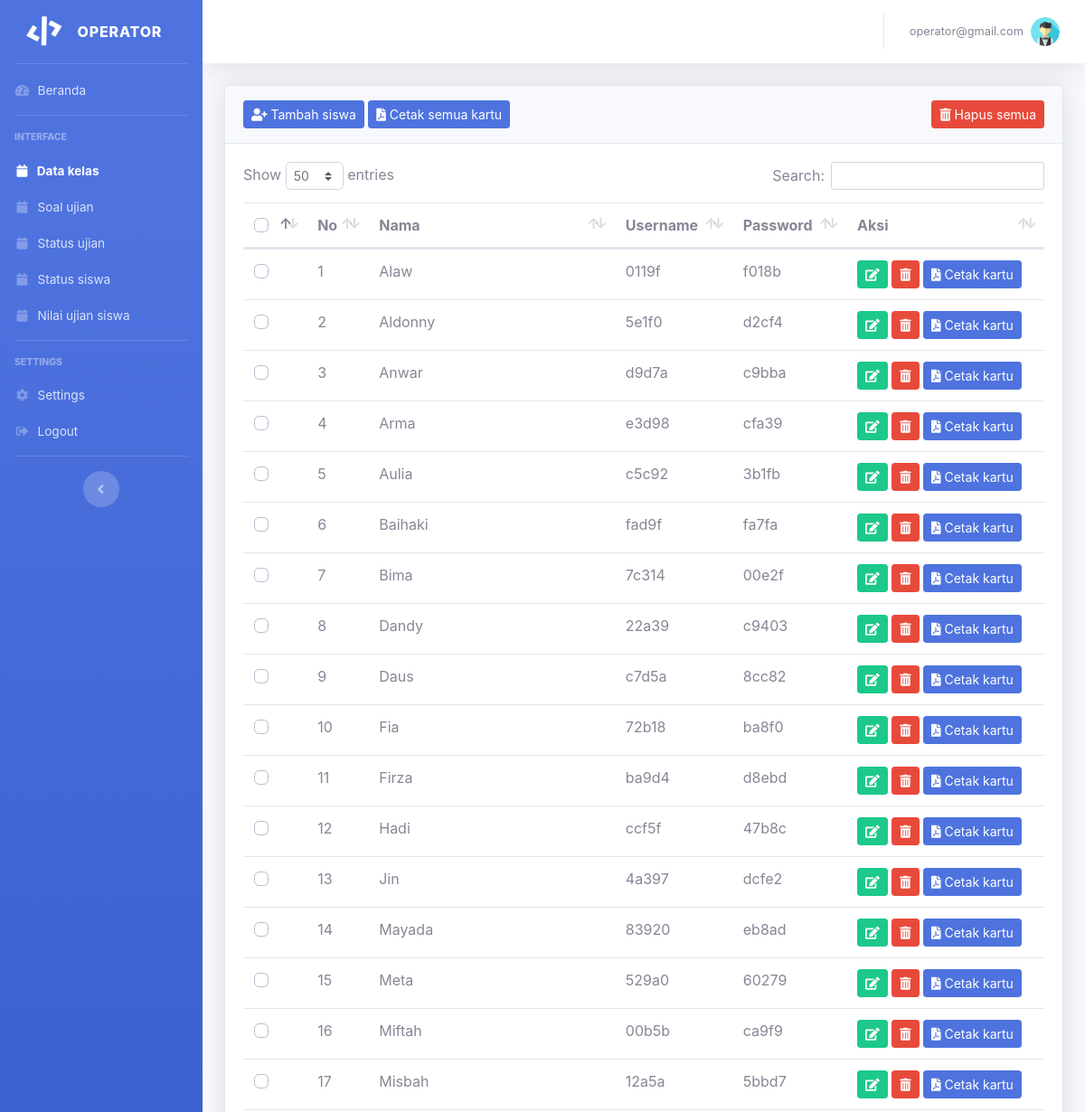
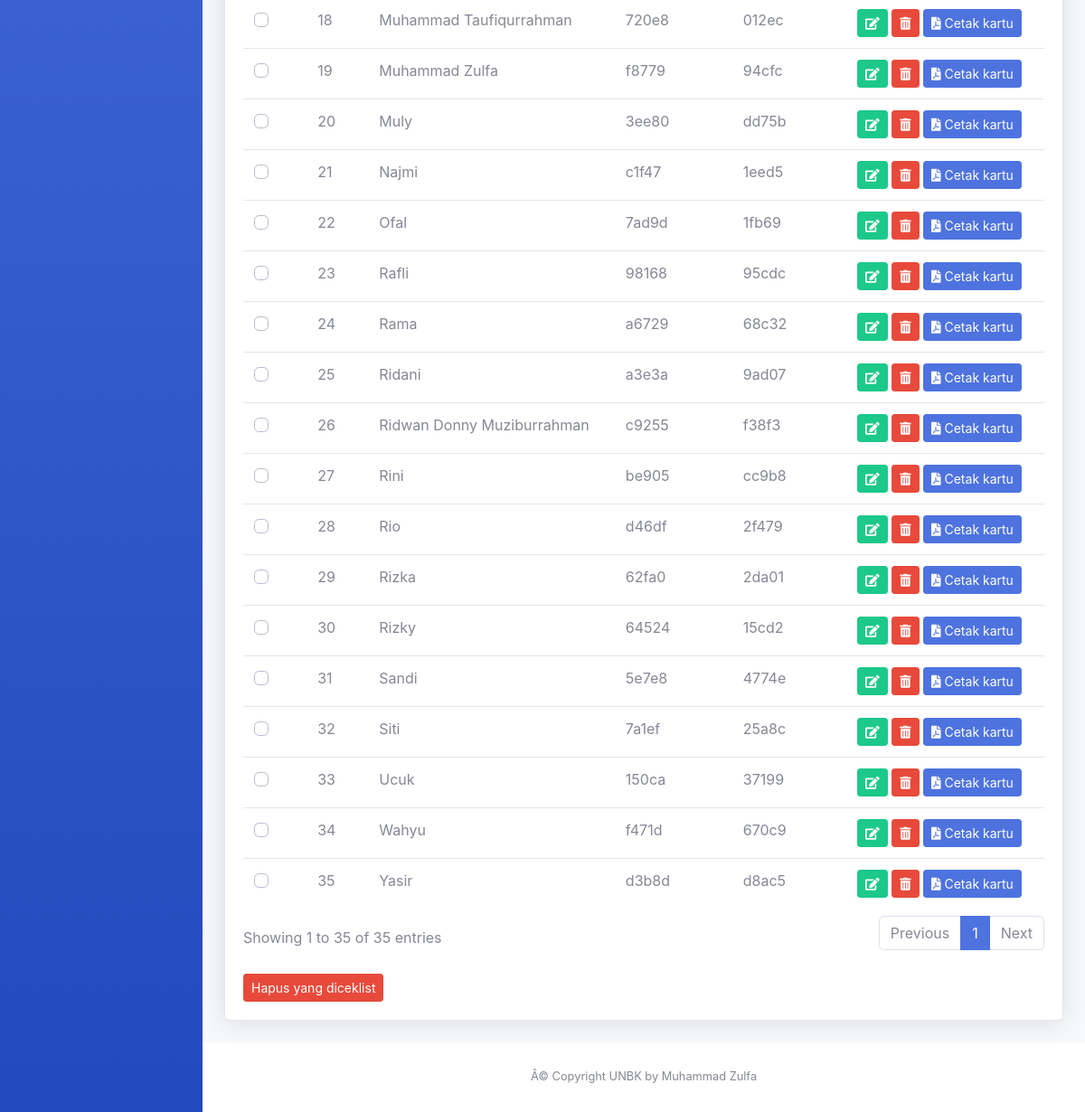
The app's page /operator/m?page=daftar-siswa&id_kelas=81&token=bf4794b4362c2a18bf19dc6e67696560ac58dba9 (signed in) with its own data (2 pictures, top to bottom).
### tables this page shows
CREATE TABLE `tb_operator` (
  `id` int(11) NOT NULL,
  `nama` varchar(100) NOT NULL,
  `email` varchar(100) NOT NULL,
  `password` varchar(100) NOT NULL
);

CREATE TABLE `tb_siswa` (
  `id` int(11) NOT NULL,
  `id_kelas` int(11) NOT NULL,
  `nama` varchar(100) NOT NULL,
  `username` varchar(5) NOT NULL,
  `password` varchar(5) NOT NULL,
  `status` varchar(21) NOT NULL
);

CREATE TABLE `tb_settings` (
  `id` int(11) NOT NULL,
  `selesai_redirect` varchar(100) NOT NULL,
  `warna_topbar` varchar(100) NOT NULL,
  `warna_sidebar` varchar(50) NOT NULL,
  `nomor_hover` varchar(100) NOT NULL,
  `text_footer` varchar(256) NOT NULL,
  `card` varchar(50) NOT NULL
);

### operator/daftar-siswa.php (the view, shortened to what this page needs)
<?php
$id_kelas = $_GET['id_kelas'];
$token = $_GET['token'];
$ambil = $koneksi->query("SELECT * FROM tb_siswa WHERE id_kelas = '$id_kelas'");
$siswa = $ambil->fetch_assoc();
?>
<div class="container-fluid">
  <div class="card shadow mb-4">
    <div class="card-header py-3">
      <div class="m-0">
        <a href="" class="btn btn-primary btn-sm" data-toggle="modal" data-target="#tambahsiswaModal"><i class="fa fa-user-plus"></i> Tambah siswa</a>
      <?php if(isset($siswa)): ?>
        <a href="cetak/kartu-ujian.php?id_kelas=<?= $id_kelas ?>" target="_blank" class="btn btn-primary btn-sm" title="Maksimal 20 siswa"><i class="fa fa-file-pdf"></i> Cetak semua kartu</a>
        <a href="" data-toggle="modal" data-target="#hapussemuasiswaModal" class="btn btn-danger btn-sm pull-right"><i class="fa fa-trash-alt"></i> Hapus semua</a>
      <?php endif ?>
      </div>
    </div>
    <div class="card-body">
      <div class="table-responsive">
        <form action="" method="post">
          <table class="table table-hover" id="dataTable" width="100%" cellspacing="0">
            <thead>
              <tr>
                <th>
                  <div class="custom-control custom-checkbox small">
                  </div>
                </th>
                <th>No</th>
                <th>Nama</th>
                <th>Username</th>
                <th>Password</th>
                <th>Aksi</th>
              </tr>
            </thead>
            <tbody>
              <?php
              $ambil = $koneksi->query("SELECT * FROM tb_siswa WHERE id_kelas = '$id_kelas' ORDER BY nama ASC");
              $nomor = 1;
              foreach($ambil as $siswa):
              ?>
              <tr>
                <td>
                  <div class="custom-control custom-checkbox small">
                  </div>
                </td>
                <td><?= $nomor++ ?></td>
                <td><?= $siswa['nama'] ?></td>
                <td><?= $siswa['username'] ?></td>
                <td><?= $siswa['password'] ?></td>
                <td>
                  <a href="m?page=edit-siswa&id_siswa=<?= $siswa['id'] ?>&id_kelas=<?= $id_kelas ?>&token=<?= $token ?>" class="btn btn-success btn-sm"><i class="fa fa-edit"></i></a>
                  <a onclick="return confirm('Anda ingin menghapus siswa')" href="hapus/hapus-siswa?id_siswa=<?= $siswa['id'] ?>&id_kelas=<?= $id_kelas ?>&token=<?= $token ?>" class="btn btn-danger btn-sm"><i class="fa fa-trash-alt"></i></a>
                  <a href="cetak/kartu-ujian-id?id=<?= $siswa['id'] ?>" target="_blank" class="btn btn-primary btn-sm"><i class="fa fa-file-pdf"></i> Cetak kartu</a>
                </td>
              </tr>
              <?php endforeach ?>
            </tbody>
          </table>
          <br>
          <?php if(isset($siswa)){ ?>
          <button onclick="return confirm('Anda yakin ingin menghapus data yang diceklist')" type="submit" class="btn btn-danger btn-sm" name="hapus_ceklist">Hapus yang diceklist</button>
          <?php } ?>
        </form>
      </div>
    </div>
  </div>
</div>

### operator/template/header1.php (shortened to what this page needs)
<!DOCTYPE html>
<html lang="en">
<head>

### operator/template/header2.php (shortened to what this page needs)
  <link href="../vendor/fontawesome/css/all.min.css" rel="stylesheet" type="text/css">
  <link href="css/sb-admin-2.min.css" rel="stylesheet">
  <link href="vendor/datatables/dataTables.bootstrap4.min.css" rel="stylesheet">
  <link rel="stylesheet" href="../vendor/main.css">
</head>
<body id="page-top">
  <div id="wrapper">

### operator/template/sidebar.php
<?php
$ambil = $koneksi->query("SELECT * FROM tb_settings");
$settings = $ambil->fetch_assoc();
$ambil = $koneksi->query("SELECT * FROM tb_identitas");
$identitas = $ambil->fetch_assoc();
?>
<ul class="navbar-nav bg-<?= $settings['warna_sidebar'] ?> sidebar sidebar-dark accordion" id="accordionSidebar">
  <a class="sidebar-brand d-flex align-items-center justify-content-center" href="">
    <div class="sidebar-brand-icon rotate-n-15">
      <i class="fas fa-code"></i>
    </div>
    <div class="sidebar-brand-text mx-3">Operator</div>
  </a>
  <hr class="sidebar-divider my-0">
<?php if($title == 'Beranda - '.$identitas['nama_sekolah']): ?>
  <li class="nav-item active">
<?php else: ?>
  <li class="nav-item">
<?php endif ?>
    <a class="nav-link pb-0" href="m?page=beranda">
      <i class="fas fa-fw fa-tachometer-alt"></i>
      <span>Beranda</span></a>
  </li>
  <hr class="sidebar-divider mt-3">
  <div class="sidebar-heading">
    Interface
  </div>
  <?php if($title == 'Data kelas - '.$identitas['nama_sekolah']): ?>
  <li class="nav-item active">
<?php else: ?>
  <li class="nav-item">
<?php endif ?>
    <a class="nav-link pb-0" href="m?page=data-kelas">
      <i class="fas fa-fw fa-calendar"></i>
      <span>Data kelas</span>
    </a>
  </li>
<?php if($title == 'Soal ujian - '.$identitas['nama_sekolah']): ?>
  <li class="nav-item active">
<?php else: ?>
  <li class="nav-item">
<?php endif ?>
    <a class="nav-link pb-0" href="m?page=soal-ujian-pilih-jadwal">
      <i class="fas fa-fw fa-calendar"></i>
      <span>Soal ujian</span>
    </a>
  </li>
  <?php if($title == 'Status ujian - '.$identitas['nama_sekolah']): ?>
    <li class="nav-item active">
  <?php else: ?>
    <li class="nav-item">
  <?php endif ?>
      <a class="nav-link pb-0" href="m?page=status-ujian">
        <i class="fas fa-fw fa-calendar"></i>
        <span>Status ujian</span>
      </a>
    </li>
<?php if($title == 'Status siswa - '.$identitas['nama_sekolah']): ?>
  <li class="nav-item active">
<?php else: ?>
  <li class="nav-item">
<?php endif ?>
    <a class="nav-link pb-0" href="m?page=status-siswa">
      <i class="fas fa-fw fa-calendar"></i>
      <span>Status siswa</span>
    </a>
  </li>
<?php if($title == 'Nilai ujian siswa - '.$identitas['nama_sekolah']): ?>
  <li class="nav-item active">
<?php else: ?>
  <li class="nav-item">
<?php endif ?>
    <a class="nav-link pb-0" href="m?page=nilai-ujian-pilih-kelas">
      <i class="fas fa-fw fa-calendar"></i>
      <span>Nilai ujian siswa</span>
    </a>
  </li>
  <hr class="sidebar-divider mt-3">
  <div class="sidebar-heading">
    settings
  </div>
  <?php if($title == 'Settings - '.$identitas['nama_sekolah']): ?>
  <li class="nav-item active">
<?php else: ?>
  <li class="nav-item">
<?php endif ?>
    <a class="nav-link pb-0" href="m?page=settings">
      <i class="fas fa-fw fa-cog"></i>
      <span>Settings</span>
    </a>
  </li>
  <li class="nav-item">
    <a class="nav-link pb-0" href="" data-toggle="modal" data-target="#logoutModal">
      <i class="fas fa-fw fa-sign-out-alt"></i>
      <span>Logout</span>
    </a>
  </li>
  <hr class="sidebar-divider mt-3 d-none d-md-block">
  <div class="text-center d-none d-md-inline">
    <button class="rounded-circle border-0" id="sidebarToggle"></button>
  </div>
</ul>

### operator/template/topbar.php (shortened to what this page needs)
<?php
$ambil = $koneksi->query("SELECT * FROM tb_operator WHERE id = '$_SESSION[operator]'");
$operator = $ambil->fetch_assoc();
?>
    <div id="content-wrapper" class="d-flex flex-column">
      <div id="content">
        <nav class="navbar navbar-expand navbar-light bg-white topbar mb-4 static-top shadow">
          <ul class="navbar-nav ml-auto">
            <li class="nav-item dropdown no-arrow">
              <a class="nav-link dropdown-toggle" href="#" id="userDropdown" role="button" data-toggle="dropdown" aria-haspopup="true" aria-expanded="false">
                <span class="mr-2 d-none d-lg-inline text-gray-600 small"><?= $operator['email'] ?></span>
                <img class="img-profile rounded-circle" src="vendor/operator@gmail.com.png">
              </a>
            </li>
          </ul>
        </nav>

### operator/m.php (shortened to what this page needs)
<?php
require '../koneksi.php';
$ambil = $koneksi->query("SELECT * FROM tb_identitas");
$identitas = $ambil->fetch_assoc();
require 'template/header1.php';
if(isset($_GET['page'])){
    switch($_GET['page']){
        case 'daftar-siswa'; $title = 'Data kelas - '.$identitas['nama_sekolah']; echo "<title>$title</title>"; break;
    }
}
require 'template/header2.php';
require 'template/sidebar.php';
require 'template/topbar.php';
if(isset($_GET['page'])){
    switch($_GET['page']){
        case 'daftar-siswa'; require 'daftar-siswa.php'; break;
    }
}
require 'template/footer.php';
?>

### operator/template/footer.php (shortened to what this page needs)
      </div>
      <?php
      $ambil = $koneksi->query("SELECT * FROM tb_settings");
      $settings = $ambil->fetch_assoc();
      ?>
      <footer class="sticky-footer bg-white">
        <div class="container my-auto">
          <div class="copyright text-center my-auto">
            <?= $settings['text_footer'] ?>
          </div>
        </div>
      </footer>
    </div>
  </div>
</body>
</html>

### records on screen
tb_operator: email "operator@gmail.com"
tb_siswa: nama "Alaw", username "0119f", password "f018b"
tb_siswa: nama "Aldonny", username "5e1f0", password "d2cf4"
tb_siswa: nama "Anwar", username "d9d7a", password "c9bba"
tb_siswa: nama "Arma", username "e3d98", password "cfa39"
tb_siswa: nama "Aulia", username "c5c92", password "3b1fb"
tb_siswa: nama "Baihaki", username "fad9f", password "fa7fa"
tb_siswa: nama "Bima", username "7c314", password "00e2f"
tb_siswa: nama "Dandy", username "22a39", password "c9403"
tb_siswa: nama "Daus", username "c7d5a", password "8cc82"
tb_siswa: nama "Fia", username "72b18", password "ba8f0"
tb_siswa: nama "Firza", username "ba9d4", password "d8ebd"
tb_siswa: nama "Hadi", username "ccf5f", password "47b8c"
tb_siswa: nama "Jin", username "4a397", password "dcfe2"
tb_siswa: nama "Mayada", username "83920", password "eb8ad"
tb_siswa: nama "Meta", username "529a0", password "60279"
tb_siswa: nama "Miftah", username "00b5b", password "ca9f9"
tb_siswa: nama "Misbah", username "12a5a", password "5bbd7"
tb_siswa: nama "Muhammad Taufiqurrahman", username "720e8", password "012ec"
tb_siswa: nama "Muhammad Zulfa", username "f8779", password "94cfc"
tb_siswa: nama "Muly", username "3ee80", password "dd75b"
tb_siswa: nama "Najmi", username "c1f47", password "1eed5"
tb_siswa: nama "Ofal", username "7ad9d", password "1fb69"
tb_siswa: nama "Rafli", username "98168", password "95cdc"
tb_siswa: nama "Rama", username "a6729", password "68c32"
tb_siswa: nama "Ridani", username "a3e3a", password "9ad07"
tb_siswa: nama "Ridwan Donny Muziburrahman", username "c9255", password "f38f3"
tb_siswa: nama "Rini", username "be905", password "cc9b8"
tb_siswa: nama "Rio", username "d46df", password "2f479"
tb_siswa: nama "Rizka", username "62fa0", password "2da01"
tb_siswa: nama "Rizky", username "64524", password "15cd2"
tb_siswa: nama "Sandi", username "5e7e8", password "4774e"
tb_siswa: nama "Siti", username "7a1ef", password "25a8c"
tb_siswa: nama "Ucuk", username "150ca", password "37199"
tb_siswa: nama "Wahyu", username "f471d", password "670c9"
tb_siswa: nama "Yasir", username "d3b8d", password "d8ac5"
tb_settings: text_footer "Â© Copyright UNBK by Muhammad Zulfa"
